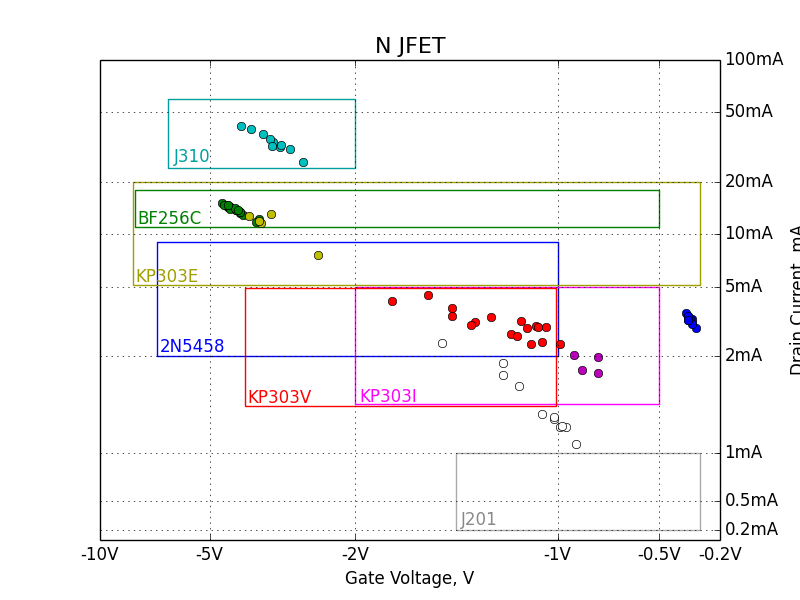

Generate this figure with Python:
#!/usr/bin/python
# -*- encoding: utf-8 -*-
#
# Draw a picture of Idss and Voff parameters for
# a set of N-JFET transistor.
#
import matplotlib.pyplot as plt
import matplotlib.patches as patches

#
# Data from measurements.
#   Idss = 1.09 ... 50
#   Voff = -5 ... -0.32
#

Idss_2n5458 = [ 3.39, 3.53, 2.89, 3.13, 3.27, 3.28, 3.05, 3.2, 3.38, 3.2 ]
Idss_bf256c = [ 14.46, 12.23, 13.26, 15.19, 14.29, 14.3, 14.4, 11.71, 12.9, 13.36, 14.61, 13.85, 13.96, 14.76, 13.5, 13.77, 14.06, 14.69, 14.77, 13.81 ]
Idss_j201   = [ 1.4, 1.8, 2.37, 1.27, 1.09, 1.35, 1.37, 1.27, 1.28, 1.93, 1.69 ]
Idss_j310   = [ 31.52, 34.05, 34.99, 37.74, 40.23, 32.67, 32.11, 42.01, 30.86, 25.87 ]
Idss_kp303i = [ 1.83, 1.99, 1.86, 2.03 ]
Idss_kp303e = [ 11.64, 11.95, 7.62, 12.69, 13.0 ]
Idss_kp303v = [ 3.16, 4.48, 2.69, 2.97, 2.93, 3.34, 2.35, 2.88, 2.62, 2.36, 3.41, 3.15, 3.0, 2.41, 4.12, 2.93, 3.75 ]

Voff_2n5458 = [ -0.36, -0.37, -0.32, -0.34, -0.34, -0.35, -0.34, -0.36, -0.36, -0.36 ]
Voff_bf256c = [ -4.42, -3.67, -4.13, -4.64, -4.41, -4.45, -4.47, -3.73, -4.06, -4.14, -4.49, -4.24, -4.4, -4.49, -4.13, -4.23, -4.27, -4.57, -4.47, -4.18 ]
Voff_j201   = [ -1.08, -1.27, -1.57, -0.96, -0.91, -1.02, -1.02, -0.99, -0.98, -1.27, -1.19 ]
Voff_j310   = [ -3.21, -3.35, -3.43, -3.58, -3.86, -3.19, -3.37, -4.11, -3.02, -2.78 ]
Voff_kp303i = [ -0.8, -0.8, -0.88, -0.92 ]
Voff_kp303e = [ -3.62, -3.66, -2.52, -3.9, -3.41 ]
Voff_kp303v = [ -1.18, -1.64, -1.23, -1.11, -1.1, -1.33, -0.99, -1.15, -1.2, -1.13, -1.52, -1.41, -1.43, -1.08, -1.82, -1.06, -1.52 ]

xmin = -10
xmax = -0.2

ymin = 0.1
ymax = 100

#
# Draw the picture.
#
ax = plt.figure().add_subplot(111)
ax.yaxis.tick_right()
ax.yaxis.set_label_position("right")

# 2N5458: Voff = -1...-7, Idss = 2...9
plt.plot(Voff_2n5458, Idss_2n5458, 'bo')
ax.add_patch(patches.Rectangle((-7, 2), 6, 7, fill=False, edgecolor="blue"))
plt.text(-7+0.2, 2+0.1, "2N5458", color="blue")

# BF256C: Voff = -0.5...-8, Idss = 11...18
plt.plot(Voff_bf256c, Idss_bf256c, 'go')
ax.add_patch(patches.Rectangle((-8, 11), 7.5, 7, fill=False, edgecolor="green"))
plt.text(-8+0.2, 11+0.5, "BF256C", color="green")

# J201: Voff = -0.3...-1.5, Idss = 0.2...1
plt.plot(Voff_j201,   Idss_j201,   'wo')
ax.add_patch(patches.Rectangle((-1.5, 0.2), 1.2, 0.8, fill=False, edgecolor="#aaaaaa"))
plt.text(-1.5+0.02, 0.2+0.06, "J201", color="#888888")

# J310: Voff = -2...-6.5, Idss = 24...60
plt.plot(Voff_j310,   Idss_j310,   'co')
ax.add_patch(patches.Rectangle((-6.5, 24), 4.5, 36, fill=False, edgecolor="#009f9f"))
plt.text(-6.5+0.2, 24+2, "J310", color="#009f9f")

# КП303И: Voff = -0.5...-2, Idss = 1.5...5
plt.plot(Voff_kp303i, Idss_kp303i, 'mo')
ax.add_patch(patches.Rectangle((-2, 1.5), 1.5, 3.5, fill=False, edgecolor="magenta"))
plt.text(-2+0.03, 1.5+0.03, u"KP303I", color="magenta")

# КП303Е: Voff = -0.3...-8, Idss = 5...20
plt.plot(Voff_kp303e, Idss_kp303e, 'yo')
ax.add_patch(patches.Rectangle((-8.1, 5.1), 7.8, 14.9, fill=False, edgecolor="#9f9f00"))
plt.text(-8.1+0.2, 5.1+0.2, u"KP303E", color="#9f9f00")

# КП303В: Voff = -1...-4, Idss = 1.5...5
plt.plot(Voff_kp303v, Idss_kp303v, 'ro')
ax.add_patch(patches.Rectangle((-4, 1.48), 2.99, 3.42, fill=False, edgecolor="red"))
plt.text(-4+0.1, 1.48+0.03, u"KP303V", color="red")

plt.title('N JFET', fontsize=16)
plt.xlabel('Gate Voltage, V')
plt.ylabel('Drain Current, mA')
plt.xscale('symlog')
plt.yscale('symlog')
plt.grid(True)
plt.xlim(xmin, xmax)
plt.ylim(ymin, ymax)

ax.set_xticks([-0.2, -0.5, -1, -2, -5, -10])
ax.set_xticklabels(["-0.2V", "-0.5V", "-1V", "-2V", "-5V", "-10V"])
ax.set_yticks([0.1, 0.2, 0.5, 1, 2, 5, 10, 20, 50, 100])
ax.set_yticklabels(["", "0.2mA", "0.5mA", "1mA", "2mA", "5mA", "10mA", "20mA", "50mA", "100mA"])

plt.savefig("picture")
plt.show()
